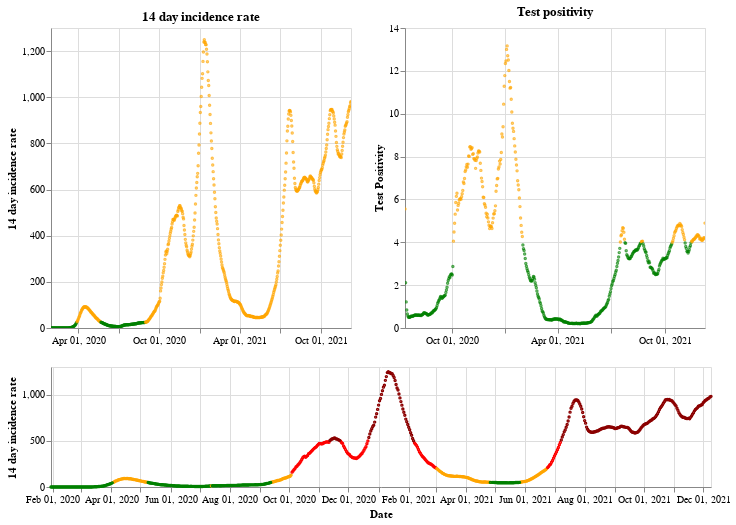

Source (notebook cell):
### Markdown cell above
## England

### Code cell
plot_traffic_light('England')

### Figure 1 — Vega-Lite specification as saved in the notebook (floating-point values rounded to 4 significant figures; data arrays with more than 128 entries replaced by an {"elided": "..."} marker saying what was removed)
{"config": {"view": {"continuousWidth": 400, "continuousHeight": 300}}, "vconcat": [{"hconcat": [{"mark": {"type": "point", "size": 2}, "encoding": {"color": {"condition": {"value": "green", "test": "(datum.twoWeeklyCasesRate <= 25)"}, "value": "orange"}, "tooltip": [{"type": "nominal", "field": "areaName"}, {"type": "temporal", "field": "date"}, {"type": "quantitative", "field": "twoWeeklyCasesRate"}, {"type": "quantitative", "field": "testPositivity"}], "x": {"type": "temporal", "axis": {"title": ""}, "field": "date", "scale": {"domain": {"selection": "DateBrush"}}, "timeUnit": "yearmonthdate"}, "y": {"type": "quantitative", "axis": {"title": "14 day incidence rate"}, "field": "twoWeeklyCasesRate"}}, "title": "14 day incidence rate", "width": 300}, {"mark": {"type": "point", "size": 2}, "encoding": {"color": {"condition": {"value": "green", "test": "(datum.testPositivity <= 4)"}, "value": "orange"}, "tooltip": [{"type": "nominal", "field": "areaName"}, {"type": "temporal", "field": "date"}, {"type": "quantitative", "field": "twoWeeklyCasesRate"}, {"type": "quantitative", "field": "testPositivity"}], "x": {"type": "temporal", "axis": {"title": ""}, "field": "date", "scale": {"domain": {"selection": "DateBrush"}}, "timeUnit": "yearmonthdate"}, "y": {"type": "quantitative", "axis": {"title": "Test Positivity"}, "field": "testPositivity"}}, "title": "Test positivity", "width": 300}]}, {"layer": [{"mark": {"type": "point", "size": 2}, "encoding": {"color": {"condition": {"value": "orange", "test": "(((datum.testPositivity < 4) && (datum.twoWeeklyCasesRate >= 50)) && (datum.twoWeeklyCasesRate < 200))"}, "value": "red"}, "opacity": {"condition": {"value": 1, "test": "((datum.twoWeeklyCasesRate >= 50) && (datum.twoWeeklyCasesRate < 500))"}, "value": 0}, "tooltip": [{"type": "nominal", "field": "areaName"}, {"type": "temporal", "field": "date"}, {"type": "quantitative", "field": "twoWeeklyCasesRate"}, {"type": "quantitative", "field": "testPositivity"}], "x": {"type": "temporal", "axis": {"title": "Date"}, "field": "date", "timeUnit": "yearmonthdate"}, "y": {"type": "quantitative", "axis": {"title": "14 day incidence rate"}, "field": "twoWeeklyCasesRate"}}, "selection": {"DateBrush": {"type": "interval", "encodings": ["x"], "fields": ["Time"]}}}, {"mark": {"type": "point", "size": 2}, "encoding": {"color": {"value": "darkred"}, "opacity": {"condition": {"value": 1, "test": "(datum.twoWeeklyCasesRate >= 500)"}, "value": 0}, "tooltip": [{"type": "nominal", "field": "areaName"}, {"type": "temporal", "field": "date"}, {"type": "quantitative", "field": "twoWeeklyCasesRate"}, {"type": "quantitative", "field": "testPositivity"}], "x": {"type": "temporal", "axis": {"title": "Date"}, "field": "date", "timeUnit": "yearmonthdate"}, "y": {"type": "quantitative", "axis": {"title": "14 day incidence rate"}, "field": "twoWeeklyCasesRate"}}}, {"mark": {"type": "point", "size": 2}, "encoding": {"color": {"condition": {"value": "green", "test": "((datum.testPositivity < 4) && (datum.twoWeeklyCasesRate < 50))"}, "value": "orange"}, "opacity": {"condition": {"value": 1, "test": "(datum.twoWeeklyCasesRate < 50)"}, "value": 0}, "tooltip": [{"type": "nominal", "field": "areaName"}, {"type": "temporal", "field": "date"}, {"type": "quantitative", "field": "twoWeeklyCasesRate"}, {"type": "quantitative", "field": "testPositivity"}], "x": {"type": "temporal", "axis": {"title": "Date"}, "field": "date", "timeUnit": "yearmonthdate"}, "y": {"type": "quantitative", "axis": {"title": "14 day incidence rate"}, "field": "twoWeeklyCasesRate"}}}], "height": 120, "width": 660}], "data": {"name": "data-7c9c4b004d64b00b6d181d4efa756506"}, "$schema": "https://vega.github.io/schema/vega-lite/v4.8.1.json", "datasets": {"data-7c9c4b004d64b00b6d181d4efa756506": {"elided": "680 records"}}}
